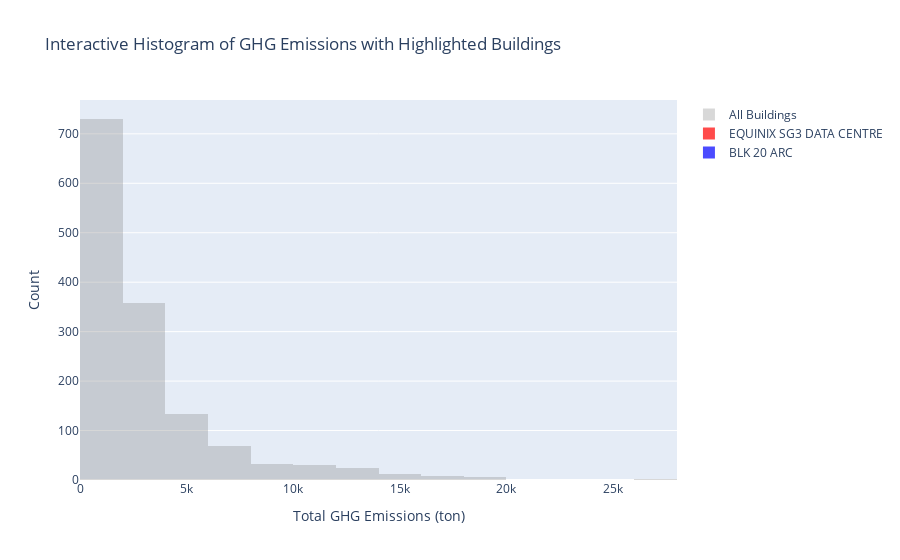

The code cell stored with this chart in its notebook:
### Code cell
import pandas as pd
import plotly.graph_objs as go
import plotly.express as px
import plotly.io as pio

# Load the dataset
file_path = '/Users/wangzhuoyulucas/Library/Mobile Documents/com~apple~CloudDocs/ALLABOUTDSS/DSS5105/5105-Question2/merged_df1.csv'  # Replace with the correct file path
df = pd.read_csv(file_path)

# Plot: Interactive Histogram of GHG Emissions for All Buildings and Highlighted Building
fig_histogram = go.Figure()

# Plot the overall distribution in grey as the background
fig_histogram.add_trace(go.Histogram(x=df['GHG_Total'], nbinsx=20, name='All Buildings', marker_color='grey', opacity=0.3))

# Highlight specific building(s) with different colors
highlight_buildings = ['EQUINIX SG3 DATA CENTRE', 'BLK 20 ARC']
colors = ['red', 'blue']
for building, color in zip(highlight_buildings, colors):
    building_ghg = df[df['Building Name'] == building]['GHG_Total']
    fig_histogram.add_trace(go.Histogram(x=building_ghg, nbinsx=20, name=building, marker_color=color, opacity=0.7))

fig_histogram.update_layout(title='Interactive Histogram of GHG Emissions with Highlighted Buildings',
                            xaxis_title='Total GHG Emissions (ton)',
                            yaxis_title='Count',
                            barmode='overlay')

# Show the plot
pio.show(fig_histogram)

### Figure 1 — Plotly figure (JSON) as saved in the notebook; plotly's stock layout.template omitted (floating-point values rounded to 4 significant figures; data arrays with more than 128 entries replaced by an {"elided": "..."} marker saying what was removed)
{"data": [{"marker": {"color": "grey"}, "name": "All Buildings", "nbinsx": 20, "opacity": 0.3, "type": "histogram", "x": {"elided": "1407 float values"}}, {"marker": {"color": "red"}, "name": "EQUINIX SG3 DATA CENTRE", "nbinsx": 20, "opacity": 0.7, "type": "histogram", "x": [3925.0, 3836.0, 3807.0]}, {"marker": {"color": "blue"}, "name": "BLK 20 ARC", "nbinsx": 20, "opacity": 0.7, "type": "histogram", "x": [4395.0, 4346.0, 4404.0]}], "layout": {"barmode": "overlay", "title": {"text": "Interactive Histogram of GHG Emissions with Highlighted Buildings"}, "xaxis": {"title": {"text": "Total GHG Emissions (ton)"}}, "yaxis": {"title": {"text": "Count"}}}}
